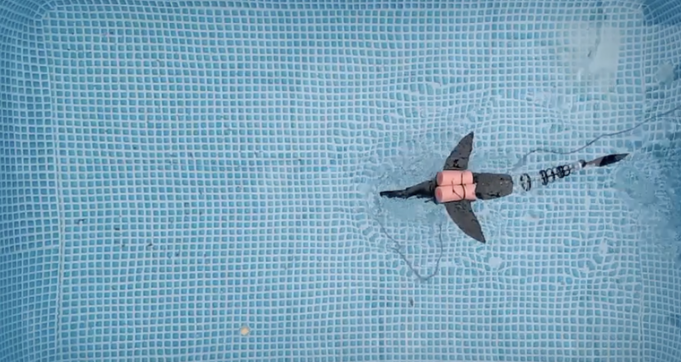
#> input picture fish-control-p/support_scripts_py/vision/vision_supp/imgs/fish.png, 681 x 362 px
$ python detect_fish.py
#> lines starting #> are read from the running program, lines starting #| are printed output that depends on the picture; after the words box and inside, x2 and y2 are one past the last pixel; in counts of white or black regions, pixels touching at a corner belong together; long printed decimals are rounded
import numpy as np
import os
import cv2

img_name = "fish.png"
show_threshold = False
show_contours = True

# Algo tuning
binary_min = 125
binary_max = 255
minArea = 500
maxArea = 50000

script_dir = os.path.dirname(os.path.abspath(__file__))
img = cv2.imread(os.path.join(script_dir, "imgs", img_name))
#> img is the input picture: shape (362, 681, 3); mean B, G, R 189.1, 165.4, 123.2

img_gray = cv2.cvtColor(img, cv2.COLOR_BGR2GRAY)
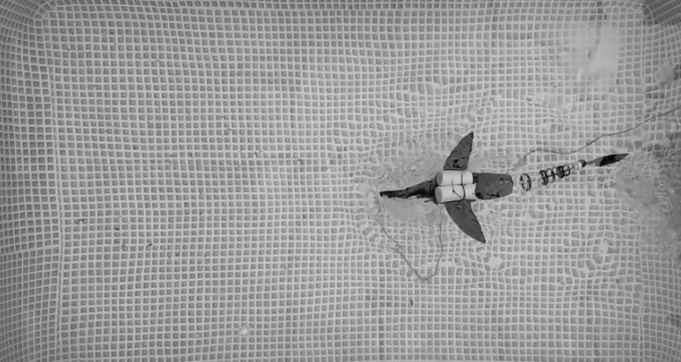
#> img_gray: shape (362, 681); min 4, max 214, mean 155.5

#-----------------------------------------------------------
## Algorithym
# Thresholding
ret, thresh = cv2.threshold(img_gray, binary_min, binary_max, cv2.THRESH_BINARY)
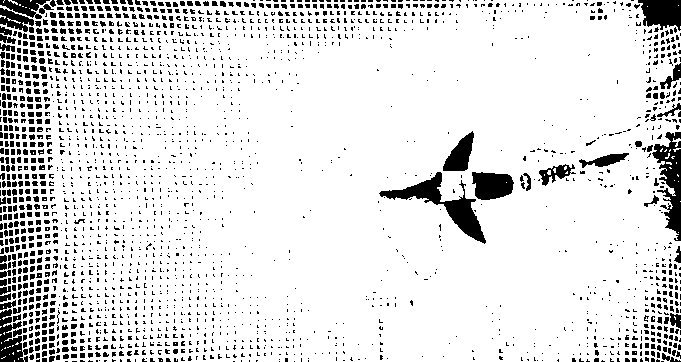
#> thresh: shape (362, 681); 88.1% white; 2377 black regions (2023 under 20 px)
#> ret = 125

if show_threshold:
    # visualize the binary image
    cv2.imshow('Binary image', thresh)
    cv2.waitKey(0)
    cv2.imwrite('image_thres1.jpg', thresh)
    cv2.destroyAllWindows()


# detect the contours on the binary image using cv2.CHAIN_APPROX_NONE
contours, hierarchy = cv2.findContours(image=thresh, mode=cv2.RETR_TREE, method=cv2.CHAIN_APPROX_NONE)
#> contours = 2394 contours, 1813 with area under 20; largest, box (x1, y1, x2, y2) and area: (0, 0, 681, 362) 237924, (378, 171, 487, 245) 2024, (471, 171, 515, 201) 994, (442, 130, 475, 172) 740, (538, 163, 576, 187) 427

fish_contours = []

for cnt in contours:
    area = cv2.contourArea(cnt)
    if minArea < area < maxArea:
        fish_contours.append(cnt)
#> this loop made 2394 passes
#> area on passes 47, 1259, 1261: 237924, 993.5, 2024.5
#> after the loop, fish_contours = 3 contours; box (x1, y1, x2, y2) and area: (378, 171, 487, 245) 2024, (471, 171, 515, 201) 994, (442, 130, 475, 172) 740

# Combine all contour points into ONE array
all_points = np.vstack(fish_contours).reshape(-1, 2)
#> all_points = 582 pairs, first value 378 to 514, second value 130 to 244

# all_points is Nx2 array of contour coordinates (float32 recommended)
data_pts = all_points.astype(np.float32)
#> data_pts has the same summary as all_points

# PCA
mean, eigenvectors, eigenvalues = cv2.PCACompute2(data_pts, mean=None)
#> mean = [[454.8, 188.6]]; eigenvectors = [[0.999, -0.0492], [0.0492, 0.999]]; eigenvalues = [977.4, 551.2]

cx, cy = mean[0]   # centroid (u, v)
#> cx = 454.8; cy = 188.6
u = float(cx)
#> u = 454.8
v = float(cy)
#> v = 188.6

print(f"Fish centroid (u, v): ({u:.2f}, {v:.2f})")
#| Fish centroid (u, v): (454.85, 188.57)

# Orientation angle (radians ➜ degrees)
angle = np.arctan2(eigenvectors[0,1], eigenvectors[0,0])
#> angle = -0.0492
angle_deg = angle * 180.0 / np.pi
#> angle_deg = -2.82

print("Fish orientation (degrees):", angle_deg)
#| Fish orientation (degrees): -2.822

# ---- DRAW CENTROID ----
cv2.circle(img, (int(u), int(v)), 6, (0, 0, 255), -1)
#> img: shape (362, 681, 3); 0.05% of pixels changed, all inside (x1, y1, x2, y2) = (448, 182, 461, 195)

# ---- DRAW ORIENTATION AXIS ----
length = 150  # length of axis line
x2 = int(u + length * eigenvectors[0,0])
#> x2 = 604
y2 = int(v + length * eigenvectors[0,1])
#> y2 = 181
cv2.line(img, (int(u), int(v)), (x2, y2), (255, 0, 0), 3)
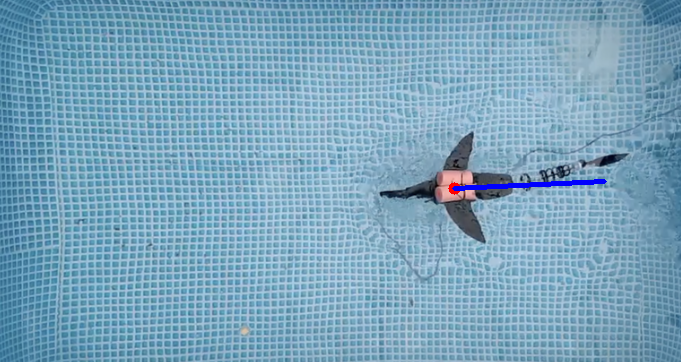
#> img: shape (362, 681, 3); mean B, G, R 189.3, 164.9, 122.8

if show_contours:
    # cv2.drawContours(image=img, contours=fish_contours, contourIdx=-1, color=(0, 255, 0), thickness=2, lineType=cv2.LINE_AA)

    # see the results
    cv2.imshow('Contours', img)
    cv2.waitKey(0)
    cv2.destroyAllWindows()
